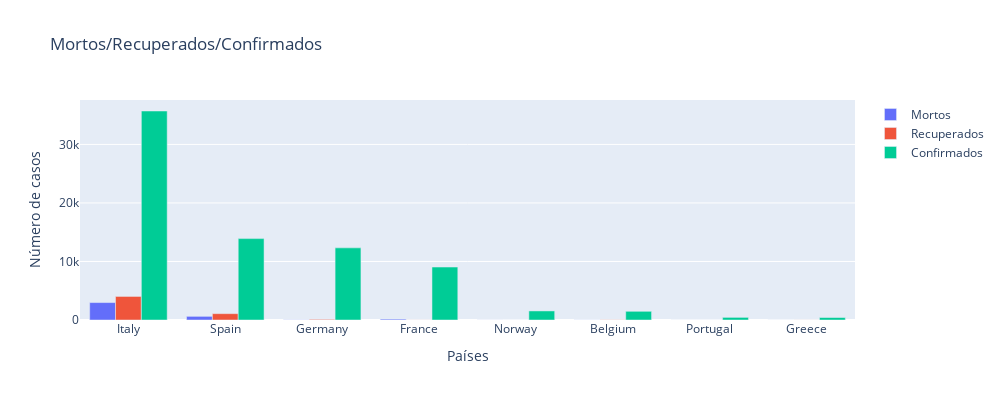

Notebook code for this chart:
### Code cell
temp = full_table.loc[full_table.Date == full_table.Date.max()]
temp = temp.groupby(['Country/Region'])['Confirmed', 'Deaths', 'Recovered'].sum().sort_values('Confirmed',ascending=False)


europa = ['Italy', 'France', 'Germany', 'Spain', 'Belgium', 'Norway','Greece',  'Portugal']

temp=temp.reset_index()
temp=temp.loc[temp['Country/Region'].isin(europa)]


import plotly.graph_objects as go

layout = go.Layout(height=400,width=1000)

fig = go.Figure(data=[
    go.Bar(name='Mortos', x=temp['Country/Region'], y=temp['Deaths']),
    go.Bar(name='Recuperados', x=temp['Country/Region'], y=temp['Recovered']),
    go.Bar(name='Confirmados', x=temp['Country/Region'], y=temp['Confirmed']),
],layout=layout)

fig.update_layout(
    title="Mortos/Recuperados/Confirmados",
    xaxis_title="Países",
    yaxis_title="Número de casos",
)
fig.show()

### Figure 1 — Plotly figure (JSON) as saved in the notebook; plotly's stock layout.template omitted (floating-point values rounded to 4 significant figures)
{"data": [{"name": "Mortos", "type": "bar", "x": ["Italy", "Spain", "Germany", "France", "Norway", "Belgium", "Portugal", "Greece"], "y": [2978, 623, 28, 148, 6, 14, 2, 5]}, {"name": "Recuperados", "type": "bar", "x": ["Italy", "Spain", "Germany", "France", "Norway", "Belgium", "Portugal", "Greece"], "y": [4025, 1081, 105, 12, 1, 31, 3, 8]}, {"name": "Confirmados", "type": "bar", "x": ["Italy", "Spain", "Germany", "France", "Norway", "Belgium", "Portugal", "Greece"], "y": [35713, 13910, 12327, 9046, 1550, 1486, 448, 418]}], "layout": {"height": 400, "title": {"text": "Mortos/Recuperados/Confirmados"}, "width": 1000, "xaxis": {"autorange": true, "range": [-0.5, 7.5], "title": {"text": "Países"}, "type": "category"}, "yaxis": {"autorange": true, "range": [0, 37590.0], "title": {"text": "Número de casos"}, "type": "linear"}}}
